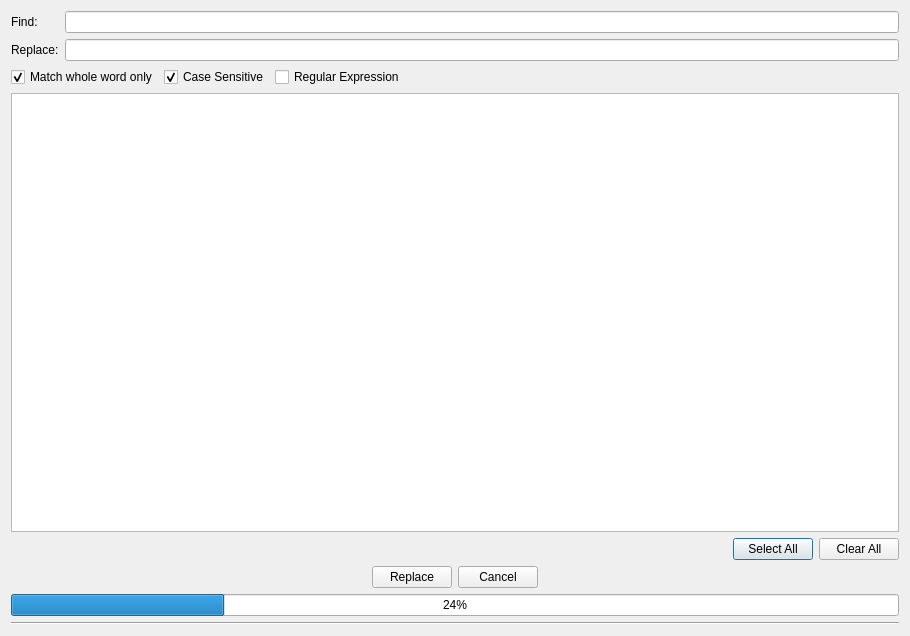
<?xml version="1.0" encoding="UTF-8"?>
<ui version="4.0">
 <class>findReplaceDialog</class>
 <widget class="QDialog" name="findReplaceDialog">
  <property name="geometry">
   <rect>
    <x>0</x>
    <y>0</y>
    <width>910</width>
    <height>636</height>
   </rect>
  </property>
  <property name="windowTitle">
   <string>Replace in files</string>
  </property>
  <property name="locale">
   <locale language="English" country="UnitedStates"/>
  </property>
  <layout class="QGridLayout" name="gridLayout_3">
   <item row="1" column="0">
    <layout class="QHBoxLayout" name="horizontalLayout_3">
     <item>
      <widget class="QCheckBox" name="matchWholeWord_checkBox">
       <property name="text">
        <string>Match whole word only</string>
       </property>
       <property name="checked">
        <bool>true</bool>
       </property>
      </widget>
     </item>
     <item>
      <widget class="QCheckBox" name="caseSensitive_checkBox">
       <property name="text">
        <string>Case Sensitive</string>
       </property>
       <property name="checked">
        <bool>true</bool>
       </property>
      </widget>
     </item>
     <item>
      <widget class="QCheckBox" name="regularExpression_checkBox">
       <property name="text">
        <string>Regular Expression</string>
       </property>
      </widget>
     </item>
     <item>
      <spacer name="horizontalSpacer_3">
       <property name="orientation">
        <enum>Qt::Horizontal</enum>
       </property>
       <property name="sizeHint" stdset="0">
        <size>
         <width>40</width>
         <height>20</height>
        </size>
       </property>
      </spacer>
     </item>
    </layout>
   </item>
   <item row="5" column="0">
    <layout class="QHBoxLayout" name="horizontalLayout_4">
     <item>
      <spacer name="horizontalSpacer_4">
       <property name="orientation">
        <enum>Qt::Horizontal</enum>
       </property>
       <property name="sizeHint" stdset="0">
        <size>
         <width>40</width>
         <height>20</height>
        </size>
       </property>
      </spacer>
     </item>
     <item>
      <widget class="QPushButton" name="selectAllButton">
       <property name="text">
        <string>Select All</string>
       </property>
       <property name="flat">
        <bool>false</bool>
       </property>
      </widget>
     </item>
     <item>
      <widget class="QPushButton" name="clearAllButton">
       <property name="text">
        <string>Clear All</string>
       </property>
       <property name="autoDefault">
        <bool>true</bool>
       </property>
       <property name="flat">
        <bool>false</bool>
       </property>
      </widget>
     </item>
    </layout>
   </item>
   <item row="0" column="0">
    <layout class="QGridLayout" name="gridLayout">
     <item row="0" column="0">
      <widget class="QLabel" name="label">
       <property name="text">
        <string>Find:</string>
       </property>
      </widget>
     </item>
     <item row="1" column="0">
      <widget class="QLabel" name="label_2">
       <property name="text">
        <string>Replace:</string>
       </property>
      </widget>
     </item>
     <item row="1" column="2">
      <widget class="QLineEdit" name="replace_lineEdit"/>
     </item>
     <item row="0" column="2">
      <widget class="QLineEdit" name="find_lineEdit"/>
     </item>
    </layout>
   </item>
   <item row="6" column="0">
    <layout class="QHBoxLayout" name="horizontalLayout_2">
     <item>
      <spacer name="horizontalSpacer">
       <property name="orientation">
        <enum>Qt::Horizontal</enum>
       </property>
       <property name="sizeHint" stdset="0">
        <size>
         <width>40</width>
         <height>20</height>
        </size>
       </property>
      </spacer>
     </item>
     <item>
      <widget class="QPushButton" name="replaceButton">
       <property name="text">
        <string>Replace</string>
       </property>
       <property name="flat">
        <bool>false</bool>
       </property>
      </widget>
     </item>
     <item>
      <widget class="QPushButton" name="cancelButton">
       <property name="text">
        <string>Cancel</string>
       </property>
       <property name="flat">
        <bool>false</bool>
       </property>
      </widget>
     </item>
     <item>
      <spacer name="horizontalSpacer_2">
       <property name="orientation">
        <enum>Qt::Horizontal</enum>
       </property>
       <property name="sizeHint" stdset="0">
        <size>
         <width>40</width>
         <height>20</height>
        </size>
       </property>
      </spacer>
     </item>
    </layout>
   </item>
   <item row="4" column="0">
    <widget class="QListView" name="fileListView">
     <property name="selectionMode">
      <enum>QAbstractItemView::SingleSelection</enum>
     </property>
    </widget>
   </item>
   <item row="7" column="0">
    <widget class="QProgressBar" name="progressBar">
     <property name="value">
      <number>24</number>
     </property>
    </widget>
   </item>
   <item row="9" column="0">
    <layout class="QGridLayout" name="statusBarLayout"/>
   </item>
   <item row="8" column="0">
    <widget class="Line" name="line">
     <property name="orientation">
      <enum>Qt::Horizontal</enum>
     </property>
    </widget>
   </item>
  </layout>
  <action name="actionFileEdit">
   <property name="icon">
    <iconset resource="../app.qrc">
     <normaloff>:/Icons/22x22/edit-4.png</normaloff>:/Icons/22x22/edit-4.png</iconset>
   </property>
   <property name="text">
    <string>Edit</string>
   </property>
  </action>
 </widget>
 <resources>
  <include location="../app.qrc"/>
 </resources>
 <connections/>
</ui>
